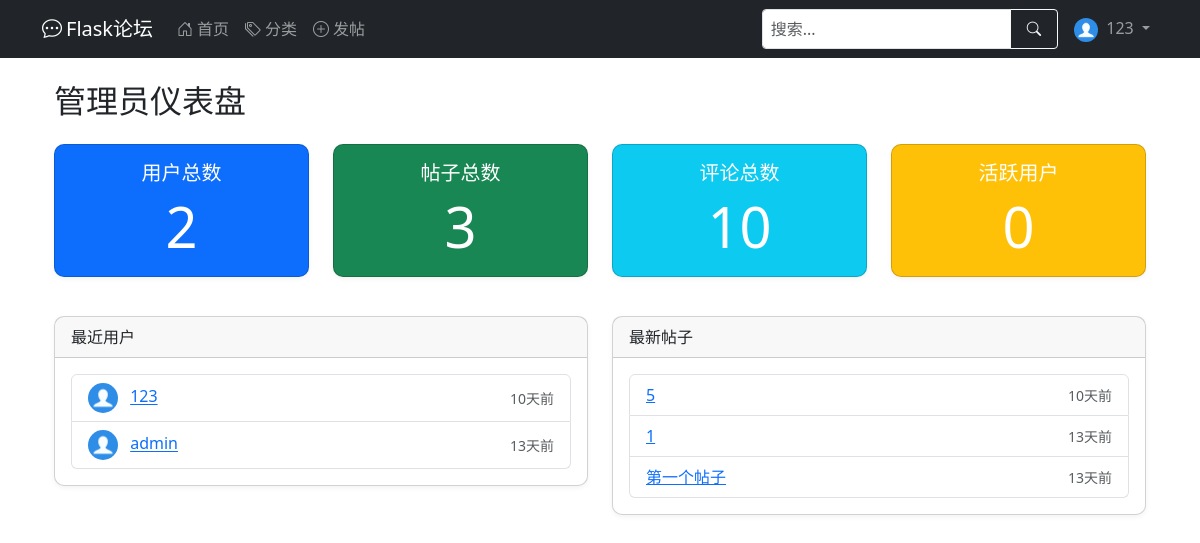
Page /admin/dashboard (signed in) on the committed database.
### app/models.py (models this page shows, shortened)
class User(UserMixin, db.Model):
    __tablename__ = 'user'
    id = db.Column(db.Integer, primary_key=True)
    username = db.Column(db.String(64), index=True, unique=True, nullable=False)
    email = db.Column(db.String(120), index=True, unique=True, nullable=False)
    password_hash = db.Column(db.String(128), nullable=False)
    created_at = db.Column(db.DateTime, default=datetime.utcnow)
    last_seen = db.Column(db.DateTime, default=datetime.utcnow)
    about_me = db.Column(db.Text)
    avatar = db.Column(db.String(120), default='default.jpg')  # 头像
    permissions = db.Column(db.Integer, default=Permissions.USER)
    posts = db.relationship('Post', backref='author', lazy='dynamic')  # 在Post处能查到作者，用法：Post.author
    def avatar_url(self):
        return url_for('static', filename=f'profile_pics/{self.avatar}', _external=True)
    def has_permission(self, permission):
        return (self.permissions & permission) == permission

class Post(db.Model):
    __tablename__ = 'post'
    id = db.Column(db.Integer, primary_key=True)
    title = db.Column(db.String(100), nullable=False)
    content = db.Column(db.Text, nullable=False)
    created_at = db.Column(db.DateTime, default=datetime.utcnow)
    last_updated = db.Column(db.DateTime, default=datetime.utcnow, onupdate=datetime.utcnow)
    views = db.Column(db.Integer, default=0)  # 浏览量
    user_id = db.Column(db.Integer, db.ForeignKey('user.id'), nullable=False)  # 对应user.id
    category_id = db.Column(db.Integer, db.ForeignKey('category.id'))  # 对应category.id
    comments = db.relationship('Comment', backref='post', lazy='select')  # post.comment查到所有评论
    _comment_count = db.Column('comment_count', db.Integer, default=0)
    @property
    def comment_count(self):
        return self._comment_count
    @comment_count.setter
    def comment_count(self, value):
        self._comment_count = value

### app/admin.py (the view)
@admin_bp.route('/dashboard')
@admin_required
def dashboard():
    stats = {
        'users': User.query.count(),
        'posts': Post.query.count(),
        'comments': Comment.query.count(),
        'categories': Category.query.count(),
        'active_users': User.query.filter(User.last_seen >= datetime.utcnow() - timedelta(days=7)).count()
    }
    return render_template('admin/dashboard.html', stats=stats, User=User, Post=Post)

### app/models.py (called while the page is built)
@login_manager.user_loader
def load_user(user_id):
    return User.query.get(int(user_id))

### app/templates/admin/dashboard.html
{% extends "admin/base.html" %}
{% block admin_content %}
<h2>管理员仪表盘</h2>
<div class="row mt-4">
    <div class="col-md-3 mb-4">
        <div class="card text-white bg-primary">
            <div class="card-body text-center">
                <h5 class="card-title">用户总数</h5>
                <p class="card-text display-4">{{ stats.users }}</p>
            </div>
        </div>
    </div>
    <div class="col-md-3 mb-4">
        <div class="card text-white bg-success">
            <div class="card-body text-center">
                <h5 class="card-title">帖子总数</h5>
                <p class="card-text display-4">{{ stats.posts }}</p>
            </div>
        </div>
    </div>
    <div class="col-md-3 mb-4">
        <div class="card text-white bg-info">
            <div class="card-body text-center">
                <h5 class="card-title">评论总数</h5>
                <p class="card-text display-4">{{ stats.comments }}</p>
            </div>
        </div>
    </div>
    <div class="col-md-3 mb-4">
        <div class="card text-white bg-warning">
            <div class="card-body text-center">
                <h5 class="card-title">活跃用户</h5>
                <p class="card-text display-4">{{ stats.active_users }}</p>
            </div>
        </div>
    </div>
</div>
<div class="row">
    <div class="col-md-6">
        <div class="card">
            <div class="card-header">最近用户</div>
            <div class="card-body">
                <ul class="list-group">
                    {% for user in User.query.order_by(User.last_seen.desc()).limit(5) %}
                    <li class="list-group-item d-flex justify-content-between align-items-center">
                        <div>
                            <img src="{{ user.avatar_url() }}" class="rounded-circle me-2" width="30" height="30">
                            <a href="{{ url_for('admin.edit_user', user_id=user.id) }}">{{ user.username }}</a>
                        </div>
                        <small class="text-muted">{{ user.last_seen|time_ago }}</small>
                    </li>
                    {% endfor %}
                </ul>
            </div>
        </div>
    </div>
    <div class="col-md-6">
        <div class="card">
            <div class="card-header">最新帖子</div>
            <div class="card-body">
                <ul class="list-group">
                    {% for post in Post.query.order_by(Post.created_at.desc()).limit(5) %}
                    <li class="list-group-item d-flex justify-content-between align-items-center">
                        <a href="{{ url_for('main.post_detail', post_id=post.id) }}">{{ post.title|truncate(30) }}</a>
                        <small class="text-muted">{{ post.created_at|time_ago }}</small>
                    </li>
                    {% endfor %}
                </ul>
            </div>
        </div>
    </div>
</div>
{% endblock %}

### app/templates/base.html (shortened to what this page needs)
<!DOCTYPE html>
<html lang="zh" data-bs-theme="auto">
<head>
    <link href="/static/css/bootstrap.min.css" rel="stylesheet">
    <link rel="stylesheet" href="/static/css/bootstrap-icons.css">
</head>
<body>
<nav class="navbar navbar-expand-lg navbar-dark bg-dark desktop-nav">
    <div class="container">
        <a class="navbar-brand" href="{{ url_for('main.index') }}">
            <i class="bi bi-chat-dots me-1"></i>Flask论坛
        </a>
        <div class="collapse navbar-collapse" id="mainNavbar">
            <ul class="navbar-nav me-auto">
                <li class="nav-item">
                    <a class="nav-link" href="{{ url_for('main.index') }}">
                        <i class="bi bi-house-door me-1"></i>首页
                    </a>
                </li>
                <li class="nav-item">
                    <a class="nav-link" href="{{ url_for('main.list_categories') }}">
                        <i class="bi bi-tags me-1"></i>分类
                    </a>
                </li>
                <li class="nav-item">
                    <a class="nav-link" href="{{ url_for('main.create_post') }}">
                        <i class="bi bi-plus-circle me-1"></i>发帖
                    </a>
                </li>
            </ul>
            <form class="d-flex me-2 my-2 my-lg-0" action="{{ url_for('main.index') }}" method="get">
                <div class="input-group">
                    <input type="search" name="q" class="form-control form-control-sm" placeholder="搜索..."
                           aria-label="搜索" value="{{ request.args.get('q', '') }}">
                    <button class="btn btn-outline-light btn-sm" type="submit">
                        <i class="bi bi-search"></i>
                    </button>
                </div>
            </form>
            <ul class="navbar-nav">
                {% if current_user.is_authenticated %}
                <li class="nav-item dropdown">
                    <a class="nav-link dropdown-toggle" href="#" id="userDropdown" role="button"
                       data-bs-toggle="dropdown" aria-expanded="false">
                        <img src="{{ current_user.avatar_url() }}" class="rounded-circle me-1" width="24" height="24"
                             alt="头像">
                        {{ current_user.username }}
                    </a>
                </li>
                {% endif %}
            </ul>
        </div>
    </div>
</nav>
<main class="container mt-3 mb-5">
    {% block content %}{% endblock %}
</main>
</body>
</html>

### app/templates/base.html (style rules this page uses)
:root { --mobile-nav-height: 56px; }
@media (min-width: 769px) { .desktop-nav { display: block; } }
input, textarea, select { font-size: 16px !important; }
.card { margin-bottom: 15px; border-radius: 10px; box-shadow: 0 2px 5px rgba(0,0,0,0.05); }
.btn { padding: 8px 16px; font-size: 0.9rem; }

### rows in the picture
User: avatar_url (placeholder picture), username "123", last_seen "10天前"
User: avatar_url (placeholder picture), username "admin", last_seen "13天前"
Post: title "5", created_at "10天前"
Post: title "1", created_at "13天前"
Post: title "第一个帖子", created_at "13天前"

### other values in the picture
{{ stats.users }} "2"
{{ stats.posts }} "3"
{{ stats.comments }} "10"
{{ stats.active_users }} "0"
